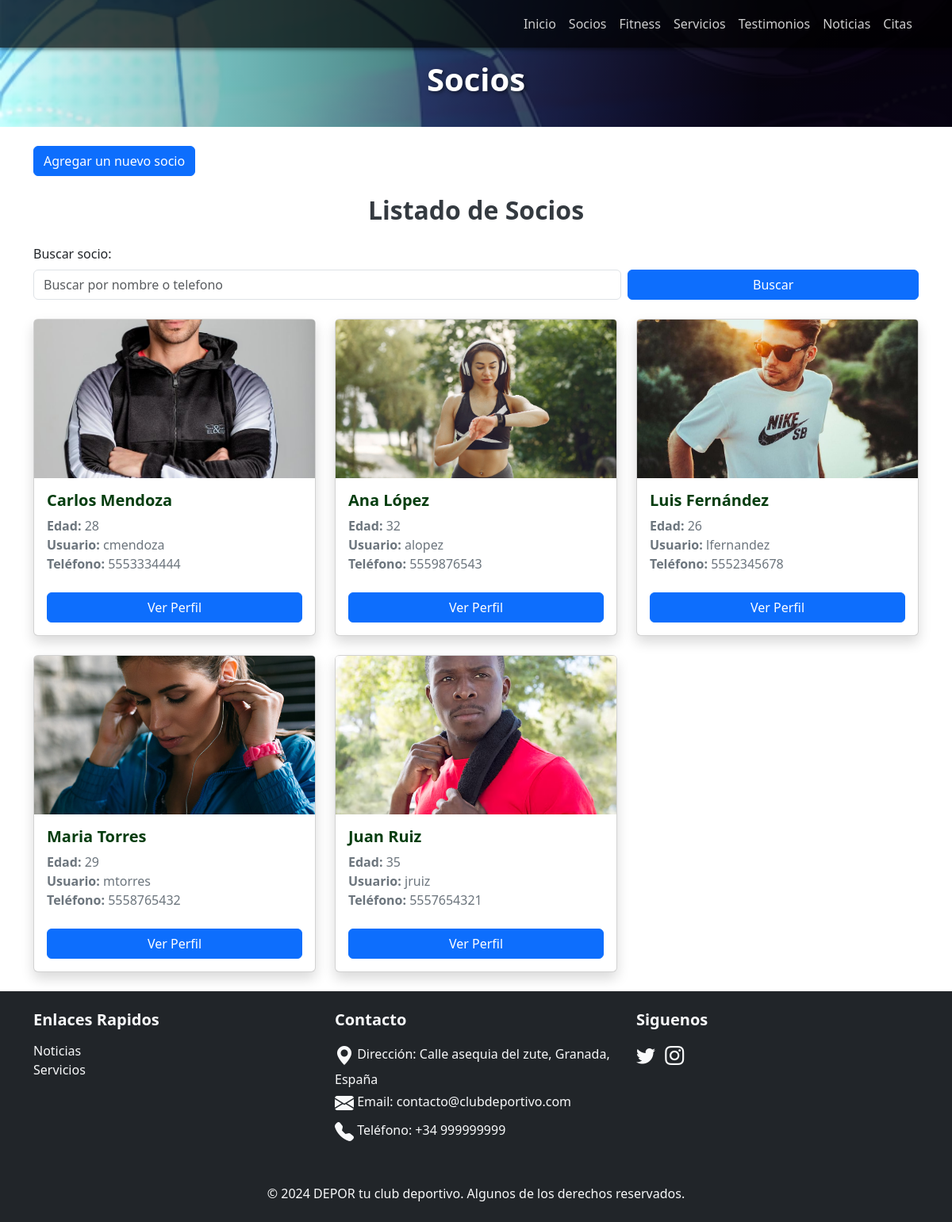
The page /socios/index.php on the database its author committed.
### tables this page shows
CREATE TABLE `socio` (
  `id` int(11) NOT NULL AUTO_INCREMENT,
  `nombre` varchar(50) NOT NULL,
  `edad` int(11) DEFAULT NULL,
  `usuario` varchar(30) NOT NULL,
  `password` varchar(255) NOT NULL,
  `telefono` varchar(15) DEFAULT NULL,
  `foto` varchar(100) DEFAULT NULL,
  PRIMARY KEY (`id`) 
);

### funciones/funcionesSocios.php (called while the page is built, shortened)
<?php
    function getSocios($conexion) {
        $sentencia = "SELECT id, nombre, edad, usuario, telefono, foto FROM socio";
        $consulta = $conexion->prepare($sentencia);
        if ($consulta->execute() === false) {
            die("Error en la ejecución de la consulta: " . $consulta->error);
        }
        $id = $nombre = $edad = $usuario = $telefono = $foto = null;
        $consulta->bind_result($id, $nombre, $edad, $usuario, $telefono, $foto);
        $socios = array();
        while ($consulta->fetch()) {
            $socios[] = array(
                'id' => $id,
                'nombre' => $nombre,
                'edad' => $edad,
                'usuario' => $usuario,
                'telefono' => $telefono,
                'foto' => $foto
            );
        }
        return $socios;
    }
?>

### socios/index.php (the view, shortened to what this page needs)
<?php
    require_once "../config/funciones.php";
    $conexion = conectar($nombre_host, $nombre_usuario, $password_db, $nombre_db);
    require_once "../funciones/funcionesSocios.php";
?>
<!DOCTYPE html>
<html lang="en">
<head>
    <link href="https://cdn.jsdelivr.net/npm/bootstrap@5.3.3/dist/css/bootstrap.min.css" rel="stylesheet">
    <link href="https://cdn.jsdelivr.net/npm/bootstrap-icons/font/bootstrap-icons.css" rel="stylesheet">
    <link rel="stylesheet" href="../assets/css/otros.css">
</head>
<body>
    <?php
        $nivel = 1;
        $titulo = "Socios";
        require_once "../requires/cabecera.php"
    ?>
    <main>
    <section class="container py-4 seccion_socios">
        <a href="agregar.php" class="btn btn-primary mb-4">Agregar un nuevo socio</a>
        <h1 class="text-center mb-4">Listado de Socios</h1>
        <form method="GET" action="" class="mb-4">
            <div class="row g-2 align-items-center">
                <div class="col-12 col-md-8">
                    <label for="buscar" class="form-label">Buscar socio:</label>
                    <input
                        type="text"
                        name="buscar"
                        id="buscar"
                        class="form-control"
                        placeholder="Buscar por nombre o telefono"
                        value="<?= isset($_GET['buscar']) ? $_GET['buscar'] : '' ?>"
                    />
                </div>
                <div class="col-12 col-md-4 mt-auto">
                    <button type="submit" class="btn btn-primary w-100">Buscar</button>
                </div>
            </div>
        </form>
        <div class="contenedor_socios row row-cols-1 row-cols-md-2 row-cols-lg-3 g-4">
            <?php
            $terminoBusqueda = isset($_GET['buscar']) ? $_GET['buscar'] : null;
            if ($terminoBusqueda) {
                $socios = getSociosConBusqueda($conexion, $terminoBusqueda);
            } else {
                $socios = getSocios($conexion);
            }
            if(count($socios) > 0){
                foreach ($socios as $socio) {
                    echo '
                    <div class="col">
                        <div class="card h-100 shadow">
                            <img src="../'. $socio['foto'] . '" class="card-img-top" alt="Foto de ' . $socio['nombre'] . '">
                            <div class="card-body">
                                <h5 class="card-title">' . $socio['nombre'] . '</h5>
                                <p class="card-text">
                                    <strong>Edad:</strong> ' . $socio['edad'] . '<br>
                                    <strong>Usuario:</strong> ' . $socio['usuario'] . '<br>
                                    <strong>Teléfono:</strong> ' . $socio['telefono'] . '
                                </p>
                                <a href="perfil.php?id=' . $socio['id'] . '" class="btn btn-primary w-100 mt-2">Ver Perfil</a>
                            </div>
                        </div>
                    </div>';
                }
            }else {
                echo "<p class='text-danger'>No se encontraron resultados.</p>";
            }
            ?>
        </div>
    </section>
    </main>
    <?php
        include('../requires/footer.php');
    ?>
</body>
</html>

### requires/cabecera.php
<header class="header-principal">
    <?php
        if ($nivel == 0) {
            require_once "requires/menu.php";
        } else if ($nivel == 1) {
            require_once "../requires/menu.php";
        }
    ?>
    <div class="texto-cabecera text-center">
        <?php
            if ($nivel == 0) {
                echo '<h1 class="display-4 fw-bold">Depor</h1>';
                echo '<h2 class="h5 mt-2">Tu club deportivo.</h2>';
            }
            else if ($nivel == 1) {
                echo "<h1 class='display-6 fw-bold'>" . $titulo . "</h1>";
            }
            else {
                echo "<h1>Error</h1><p>'nivel' no tiene un valor valido o no esta definido</p>";
            }
        ?>
    </div>
</header>

### requires/menu.php (shortened to what this page needs)
<nav class="navbar navbar-expand-lg fixed-top">
    <div class="container">
        <div class="collapse navbar-collapse" id="navbarNav">
            <ul class="navbar-nav ms-auto">
                <?php if ($nivel === 0) { ?>
                    <li class="nav-item"><a href="index.php" class="nav-link">Inicio</a></li>
                    <li class="nav-item"><a href="./socios/" class="nav-link">Socios</a></li>
                    <li class="nav-item"><a href="./fitness/" class="nav-link">Fitness</a></li>
                    <li class="nav-item"><a href="./servicios/" class="nav-link">Servicios</a></li>
                    <li class="nav-item"><a href="./testimonios/" class="nav-link">Testimonios</a></li>
                    <li class="nav-item"><a href="./noticias/" class="nav-link">Noticias</a></li>
                    <li class="nav-item"><a href="./citas/" class="nav-link">Citas</a></li>
                <?php }
                else if ($nivel === 1) { ?>
                    <li class="nav-item"><a href="../index.php" class="nav-link">Inicio</a></li>
                    <li class="nav-item"><a href="../socios/" class="nav-link">Socios</a></li>
                    <li class="nav-item"><a href="../fitness/" class="nav-link">Fitness</a></li>
                    <li class="nav-item"><a href="../servicios/" class="nav-link">Servicios</a></li>
                    <li class="nav-item"><a href="../testimonios/" class="nav-link">Testimonios</a></li>
                    <li class="nav-item"><a href="../noticias/" class="nav-link">Noticias</a></li>
                    <li class="nav-item"><a href="../citas/" class="nav-link">Citas</a></li>
                <?php } ?>
            </ul>
        </div>
    </div>
</nav>

### requires/footer.php
<footer class="bg-dark text-light py-4">
    <div class="container">
        <div class="row">
            <div class="col-md-4 mb-3">
                <h5>Enlaces Rapidos</h5>
                <ul class="list-unstyled">
                    <li><a href="/noticias/index.php" class="text-light text-decoration-none">Noticias</a></li>
                    <li><a href="/servicios.php" class="text-light text-decoration-none">Servicios</a></li>
                </ul>
            </div>
            <div class="col-md-4 mb-3">
                <h5>Contacto</h5>
                <ul class="list-unstyled">
                    <li><i class="bi bi-geo-alt-fill"></i> Dirección: Calle asequia del zute, Granada, España</li>
                    <li><i class="bi bi-envelope-fill"></i> Email: contacto@clubdeportivo.com</li>
                    <li><i class="bi bi-telephone-fill"></i> Teléfono: +34 999999999</li>
                </ul>
            </div>
            <div class="col-md-4 mb-3">
                <h5>Siguenos</h5>
                <a href="#" class="text-light me-2"><i class="bi bi-twitter"></i></a>
                <a href="#" class="text-light me-2"><i class="bi bi-instagram"></i></a>
            </div>
        </div>
        <div class="text-center mt-3">
            <p class="mb-0">&copy; 2024 DEPOR tu club deportivo. Algunos de los derechos reservados.</p>
        </div>
    </div>
</footer>

### assets/css/otros.css (style rules this page uses)
body { margin: 0; padding: 0; }
.header-principal { background-image: linear-gradient(to right, rgba(0, 0, 0, 0) 0%, rgba(0, 0, 0, 0.901) 80%), url("../img/fondo1.avif"); background-size: cover; background-position: center; color: white; text-align: center; padding: 40px 20px; padding-bottom: 0px; height: 20vh; display: flex; flex-direction: column; justify-content: center; align-items: center; }
.header-principal h1 { font-size: 2.5rem; font-weight: bold; margin: 0; text-shadow: 2px 2px 5px rgba(0, 0, 0, 0.5); }
.navbar { background-color: rgba(0, 0, 0, 0.7); position: fixed; top: 0; width: 100%; z-index: 1000; padding: 10px 20px; box-shadow: 0 2px 5px rgba(0, 0, 0, 0.5); }
.navbar ul li a { color: rgb(206, 206, 206); }
section { padding: 40px 140px; }
.seccion_socios h1 { font-size: 2rem; font-weight: bold; color: #343a40; margin-bottom: 1.5rem; }
.contenedor_socios .card-img-top { object-fit: cover; height: 200px; width: 100%; border-radius: 0.25rem 0.25rem 0 0; }
.contenedor_socios .card-title { font-size: 1.25rem; font-weight: bold; color: #053d0f; }
.contenedor_socios .card-text { font-size: 1rem; color: #6c757d; }
.contenedor_socios .card { transition: transform 0.3s ease, box-shadow 0.3s ease; }
footer { background-color: #212529; color: #f8f9fa; }
footer h5 { font-weight: bold; margin-bottom: 15px; }
footer a { transition: color 0.3s; }
footer .bi { font-size: 1.5rem; vertical-align: middle; }

### rows shown on the page
socio: foto (picture), nombre "Carlos Mendoza", edad "28", usuario "cmendoza", telefono "5553334444"
socio: foto (picture), nombre "Ana López", edad "32", usuario "alopez", telefono "5559876543"
socio: foto (picture), nombre "Luis Fernández", edad "26", usuario "lfernandez", telefono "5552345678"
socio: foto (picture), nombre "Maria Torres", edad "29", usuario "mtorres", telefono "5558765432"
socio: foto (picture), nombre "Juan Ruiz", edad "35", usuario "jruiz", telefono "5557654321"

### other values the page prints
$titulo "Socios"
